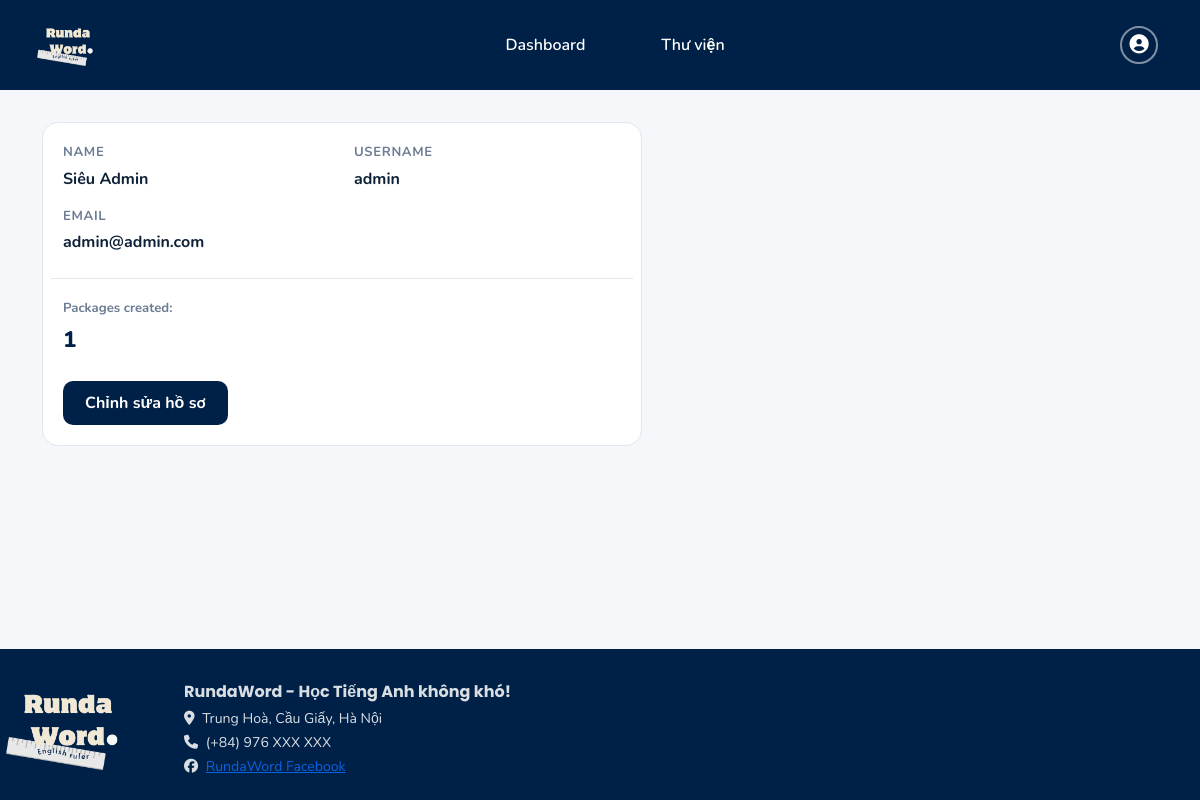
Screenshot of /profile (signed in) with the database file from the repository.
### main.py (models this page shows, shortened)
class User(UserMixin, db.Model):
    __tablename__ = 'users'
    id = db.Column(db.Integer, primary_key=True)
    username = db.Column(db.String(50), unique=True, nullable=False)
    name = db.Column(db.String(100))
    email = db.Column(db.String(120), unique=True, nullable=False)
    password_hash = db.Column(db.String(255), nullable=False)
    created_at = db.Column(db.DateTime, default=datetime.utcnow)
    packages = db.relationship('VocabPackage', backref='user', lazy=True, cascade='all, delete-orphan')

### main.py (the view)
@app.route('/profile')
@login_required
def profile():
    package_count = VocabPackage.query.filter_by(user_id=current_user.id).count()
    return render_template('profile.html', package_count=package_count)

### main.py (called while the page is built)
@login_manager.user_loader
def load_user(user_id):
    return User.query.get(int(user_id))

### templates/profile.html (shortened to what this page needs)
{% extends "base.html" %}
{% block content %}
<div class="rw-card" style="max-width:600px;">
    <div class="row">
        <div class="col-6 mb-3">
            <div
                style="color:var(--muted);font-size:0.82rem;font-weight:700;text-transform:uppercase;letter-spacing:0.05em;margin-bottom:4px;">
                Name</div>
            <div style="font-weight:700;font-size:1rem;">{{ current_user.name or '—' }}</div>
        </div>
        <div class="col-6 mb-3">
            <div
                style="color:var(--muted);font-size:0.82rem;font-weight:700;text-transform:uppercase;letter-spacing:0.05em;margin-bottom:4px;">
                Username</div>
            <div style="font-weight:700;font-size:1rem;">{{ current_user.username }}</div>
        </div>
        <div class="col-12 mb-4">
            <div
                style="color:var(--muted);font-size:0.82rem;font-weight:700;text-transform:uppercase;letter-spacing:0.05em;margin-bottom:4px;">
                Email</div>
            <div style="font-weight:700;font-size:1rem;">{{ current_user.email }}</div>
        </div>
        <div class="col-12" style="border-top:1px solid var(--border);padding-top:20px;">
            <div class="row">
                <div class="col-6">
                    <div style="color:var(--muted);font-size:0.82rem;font-weight:700;margin-bottom:4px;">Packages
                        created:</div>
                    <div style="font-weight:800;font-size:1.4rem;color:var(--navy);">{{ package_count }}</div>
                </div>
            </div>
        </div>
    </div>
    <div class="mt-4">
        <a href="{{ url_for('edit_profile') }}" class="btn btn-navy">Chỉnh sửa hồ sơ</a>
    </div>
</div>
{% endblock %}

### static/css/main.css (style rules this page uses)
:root { --navy: #002147; --navy-light: #1a3a5c; --cream: #f0ebe0; --cream-btn: #e8e0d0; --accent: #1a5cad; --text: #0d2137; --muted: #6b7c93; --bg: #f5f7fa; --card-bg: #ffffff; --border: #e2e8f0; }
* { box-sizing: border-box; }
body { font-family: 'Nunito', sans-serif; background: var(--bg); color: var(--text); min-height: 100vh; display: flex; flex-direction: column; }
.rw-card { background: var(--card-bg); border-radius: 16px; border: 1px solid var(--border); padding: 20px; transition: box-shadow 0.2s, transform 0.15s; }
.btn-navy { background: var(--navy); color: white; border: none; border-radius: 10px; font-weight: 700; padding: 10px 22px; transition: background 0.15s; }

### rows the page displays
User: name "Siêu Admin", username "admin", email "admin@admin.com"

### other values shown
{{ package_count }} "1"
